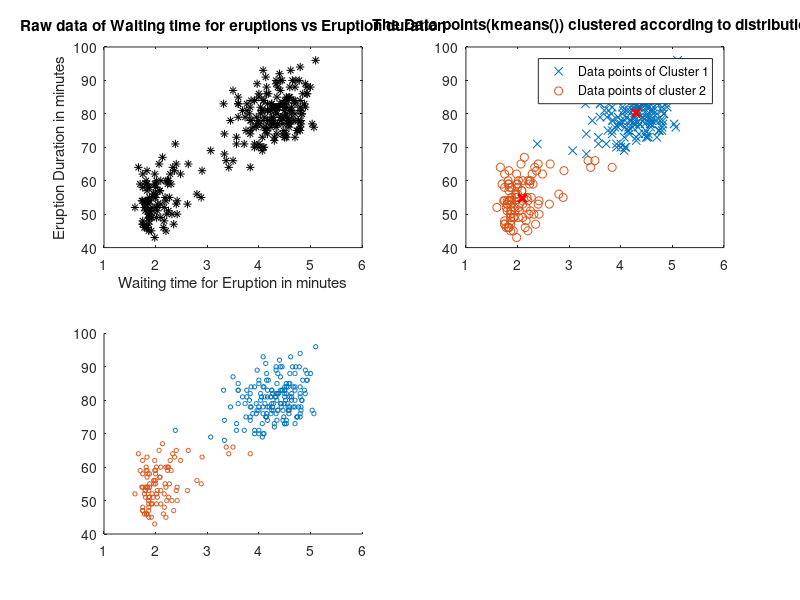

This figure's MATLAB source: (Note: this script raises an error after producing the figure.)
clear all; 
close all; 
clc;
Maximum_Data = 272;
Sources=2;
Cluster1_RowIndex= 1;
Cluster2_RowIndex= 1;
Eruption_Time= [3.600 1.800 3.333 2.283 4.533 2.883 4.700 3.600 1.950 4.350 1.833 3.917 4.200 1.750 4.700 2.167 1.750 4.800 1.600 4.250 1.800 1.750 3.450 3.067 4.533 3.600 1.967 4.083 3.850 4.433 4.300 4.467 3.367 4.033 3.833 2.017 1.867 4.833 1.833 4.783 4.350 1.883 4.567 1.750 4.533 3.317 3.833 2.100 4.633 2.000 4.800 4.716 1.833 4.833 1.733 4.883 3.717 1.667 4.567 4.317 2.233 4.500 1.750 4.800 1.817 4.400 4.167 4.700 2.067 4.700 4.033 1.967 4.500 4.000 1.983 5.067 2.017 4.567 3.883 3.600 4.133 4.333 4.100 2.633 4.067 4.933 3.950 4.517 2.167 4.000 2.200 4.333 1.867 4.817 1.833 4.300 4.667 3.750 1.867 4.900 2.483 4.367 2.100 4.500 4.050 1.867 4.700 1.783 4.850 3.683 4.733 2.300 4.900 4.417 1.700 4.633 2.317 4.600 1.817 4.417 2.617 4.067 4.250 1.967 4.600 3.767 1.917 4.500 2.267 4.650 1.867 4.167 2.800 4.333 1.833 4.383 1.883 4.933 2.033 3.733 4.233 2.233 4.533 4.817 4.333 1.983 4.633 2.017 5.100 1.800 5.033 4.000 2.400 4.600 3.567 4.000 4.500 4.083 1.800 3.967 2.200 4.150 2.000 3.833 3.500 4.583 2.367 5.000 1.933 4.617 1.917 2.083 4.583 3.333 4.167 4.333 4.500 2.417 4.000 4.167 1.883 4.583 4.250 3.767 2.033 4.433 4.083 1.833 4.417 2.183 4.800 1.833 4.800 4.100 3.966 4.233 3.500 4.366 2.250 4.667 2.100 4.350 4.133 1.867 4.600 1.783 4.367 3.850 1.933 4.500 2.383 4.700 1.867 3.833 3.417 4.233 2.400 4.800 2.000 4.150 1.867 4.267 1.750 4.483 4.000 4.117 4.083 4.267 3.917 4.550 4.083 2.417 4.183 2.217 4.450 1.883 1.850 4.283 3.950 2.333 4.150 2.350 4.933 2.900 4.583 3.833 2.083 4.367 2.133 4.350 2.200 4.450 3.567 4.500 4.150 3.817 3.917 4.450 2.000 4.283 4.767 4.533 1.850 4.250 1.983 2.250 4.750 4.117 2.150 4.417 1.817 4.467];
Eruption_Waiting_time= [79 54 74 62 85 55 88 85 51 85 54 84 78 47 83 52 62 84 52 79 51 47 78 69 74 83 55 76 78 79 73 77 66 80 74 52 48 80 59 90 80 58 84 58 73 83 64 53 82 59 75 90 54 80 54 83 71 64 77 81 59 84 48 82 60 92 78 78 65 73 82 56 79 71 62 76 60 78 76 83 75 82 70 65 73 88 76 80 48 86 60 90 50 78 63 72 84 75 51 82 62 88 49 83 81 47 84 52 86 81 75 59 89 79 59 81 50 85 59 87 53 69 77 56 88 81 45 82 55 90 45 83 56 89 46 82 51 86 53 79 81 60 82 77 76 59 80 49 96 53 77 77 65 81 71 70 81 93 53 89 45 86 58 78 66 76 63 88 52 93 49 57 77 68 81 81 73 50 85 74 55 77 83 83 51 78 84 46 83 55 81 57 76 84 77 81 87 77 51 78 60 82 91 53 78 46 77 84 49 83 71 80 49 75 64 76 53 94 55 76 50 82 54 75 78 79 78 78 70 79 70 54 86 50 90 54 54 77 79 64 75 47 86 63 85 82 57 82 67 74 54 83 73 73 88 80 71 83 56 79 78 84 58 83 43 60 75 81 46 90 46 74];
Eruption_Time= Eruption_Time.';

%---Storing the Eruption Time and Eruption waiting time in 2 columns----%
for Row_Index = 1:Maximum_Data
    EruptionTime_WaitingTime_Merged(Row_Index,1)= Eruption_Time(Row_Index);
    EruptionTime_WaitingTime_Merged(Row_Index,2)= Eruption_Waiting_time(Row_Index);
end   

%--- This is the raw plot of the data poinst of the eruption time and the waiting times ---%
figure(1);
subplot(2,2,1);
[Clustered_data,Estimated_KMEAN]= kmeans(EruptionTime_WaitingTime_Merged,Sources); 
plot(EruptionTime_WaitingTime_Merged(:,1), EruptionTime_WaitingTime_Merged(:,2), 'k*');
title('Raw data of Waiting time for eruptions vs Eruption duration');
xlabel('Waiting time for Eruption in minutes');
ylabel('Eruption Duration in minutes');

%---- The scattered plot of the two clusters specifying the centroids---%
subplot(2,2,2);
plot(EruptionTime_WaitingTime_Merged(Clustered_data==1,1),EruptionTime_WaitingTime_Merged(Clustered_data==1,2), 'x');
hold on
plot(EruptionTime_WaitingTime_Merged(Clustered_data==2,1),EruptionTime_WaitingTime_Merged(Clustered_data==2,2), 'o');
plot(Estimated_KMEAN(1,1),Estimated_KMEAN(1,2), 'rx','LineWidth',2); % Plotting the estimated mean for Cluster 1
plot(Estimated_KMEAN(2,1),Estimated_KMEAN(2,2), 'rx','LineWidth',2); % Plotting the estimated mean for Cluster 2
legend('Data points of Cluster 1','Data points of cluster 2');
title('The Data points(kmeans()) clustered according to distribution');
hold off

%---Seperating the clustered data into a matrix to pass it as an argument for gmdistribution.fit() to calculate the pdf parameters using EM approach---%
for Row_Index = 1:Maximum_Data
    if(Clustered_data(Row_Index,1)==1)
        Cluster1(Cluster1_RowIndex,1)= EruptionTime_WaitingTime_Merged(Row_Index,1);
        Cluster1(Cluster1_RowIndex,2)= EruptionTime_WaitingTime_Merged(Row_Index,2);
        Cluster1_RowIndex= Cluster1_RowIndex+1;
    elseif(Clustered_data(Row_Index,1)==2)
        Cluster2(Cluster2_RowIndex,1)= EruptionTime_WaitingTime_Merged(Row_Index,1);
        Cluster2(Cluster2_RowIndex,2)= EruptionTime_WaitingTime_Merged(Row_Index,2);
        Cluster2_RowIndex= Cluster2_RowIndex+1;
    end
end

Input_Matrix_GMM= [Cluster1;Cluster2];

%---Overlaying the scatter plot on the contour plot generated by EM Approach---%
subplot(2,2,3);
hold on
scatter(Cluster1(:,1),Cluster1(:,2),10,'g.');
hold on 
scatter(Cluster2(:,1),Cluster2(:,2),10,'b.');
hold on
opt = statset('Display','final');
%---This is to calculate the PDF parameters using EM approach---%
Expectation_Max = gmdistribution.fit(Input_Matrix_GMM,Sources,'Options',opt);
ezcontour(@(x,y)pdf(Expectation_Max,[x y]),[0,7],[40,100]);
title('Scatter plot after convergence through Expectation Maximization'); xlabel('Range of X');
ylabel('Range of Y');
hold off

%---Calculating the 3D plot of the the GMM----% 
subplot(2,2,4);
pdf(Expectation_Max,Input_Matrix_GMM);
ezsurf(@(x,y)pdf(Expectation_Max,[x y]),[0,7],[40 100]);
